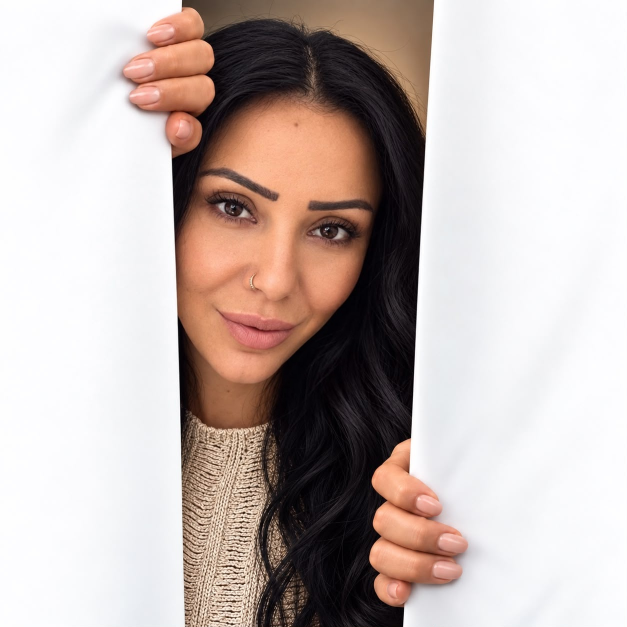
#> input picture poster/portrait.jpg, 1254 x 1254 px (shown at 1/2 size)
$ python make-layers.py portrait.jpg
#> lines starting #> are read from the running program, lines starting #| are printed output that depends on the picture; after the words box and inside, x2 and y2 are one past the last pixel; in counts of white or black regions, pixels touching at a corner belong together
"""Crops the softened portrait for the poster and cuts a hair layer from the top of
the head, so the title letters can sit behind her hair.
Usage: python3 make-layers.py portrait.jpg  ->  portrait-crop.jpg, portrait-hair.png"""
import sys, numpy as np
from PIL import Image, ImageFilter

CROP = (250, 37, 950, 1254)  # opening + a sliver of both curtains
im = Image.open(sys.argv[1]).convert('RGB').crop(CROP)
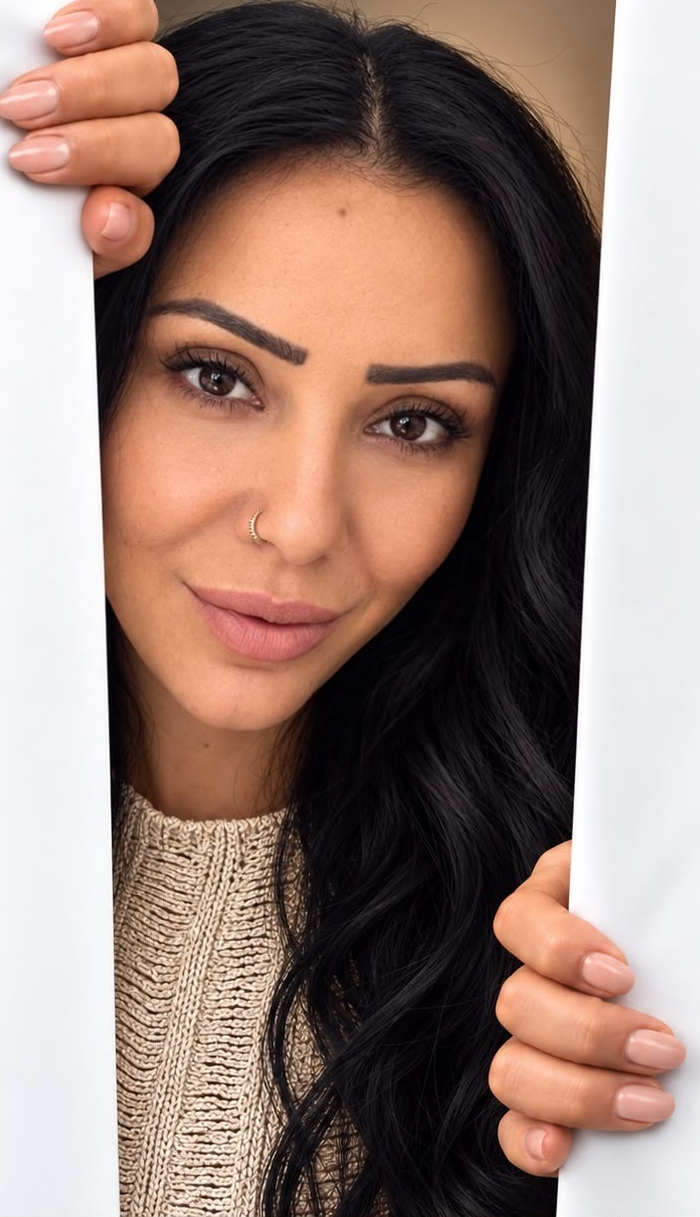
#> im: PIL image 700x1217 RGB; mean R, G, B 150.3, 126.2, 117.2
im.save('portrait-crop.jpg', quality=95)

a = np.asarray(im).astype(np.float32)
lum = a @ np.array([0.299, 0.587, 0.114])
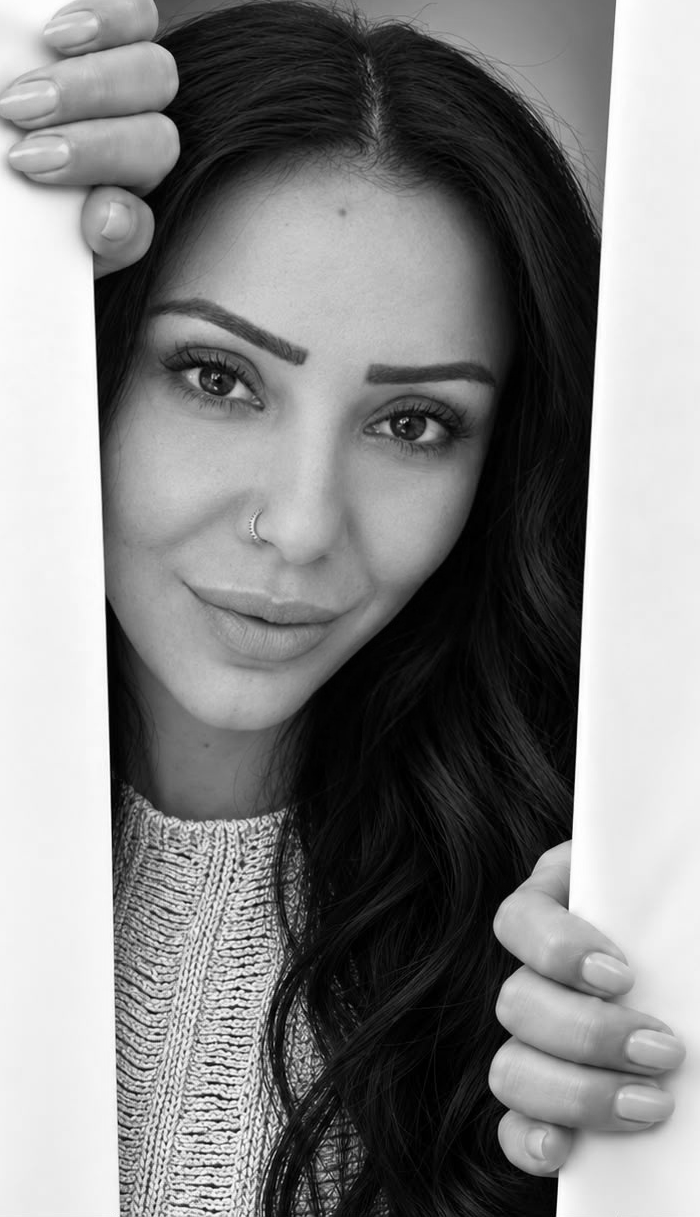
#> lum: shape (1217, 700) float64; min 0, max 255, mean 132.4
h, w = lum.shape
#> h = 1217; w = 700
yy, xx = np.mgrid[0:h, 0:w]
hair = (lum < 70) & (yy < 300) & (xx > 230) & (xx < 620)  # top of head, behind "R" and "A" only
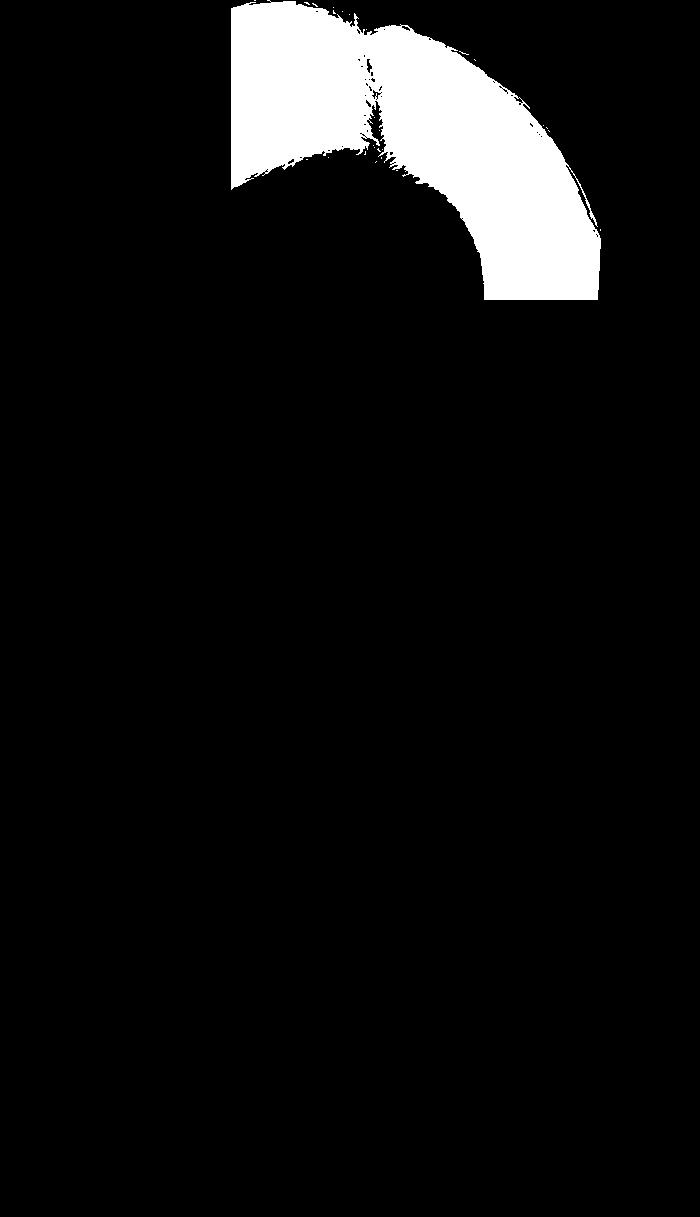
#> hair: shape (1217, 700) bool; 6.7% white; 27 white regions (26 under 20 px), largest, box (x1, y1, x2, y2) and area: (231, 0, 601, 300) 56643
alpha = Image.fromarray((hair * 255).astype(np.uint8)).filter(ImageFilter.MaxFilter(3)).filter(ImageFilter.GaussianBlur(1.5))
rgba = im.copy(); rgba.putalpha(alpha)
#> after `rgba.putalpha(alpha)`:
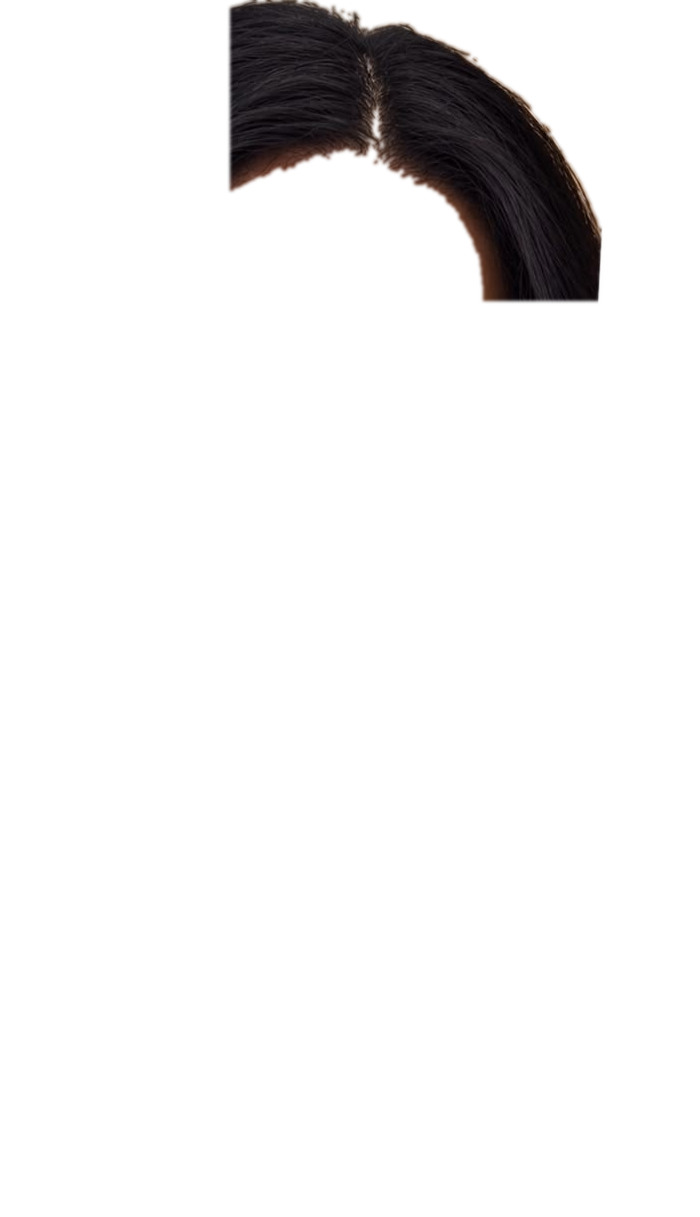
#> rgba: PIL image 700x1217 RGBA; mean R, G, B, A 150.3, 126.2, 117.2, 17.8; transparent parts drawn white
rgba.save('portrait-hair.png')
